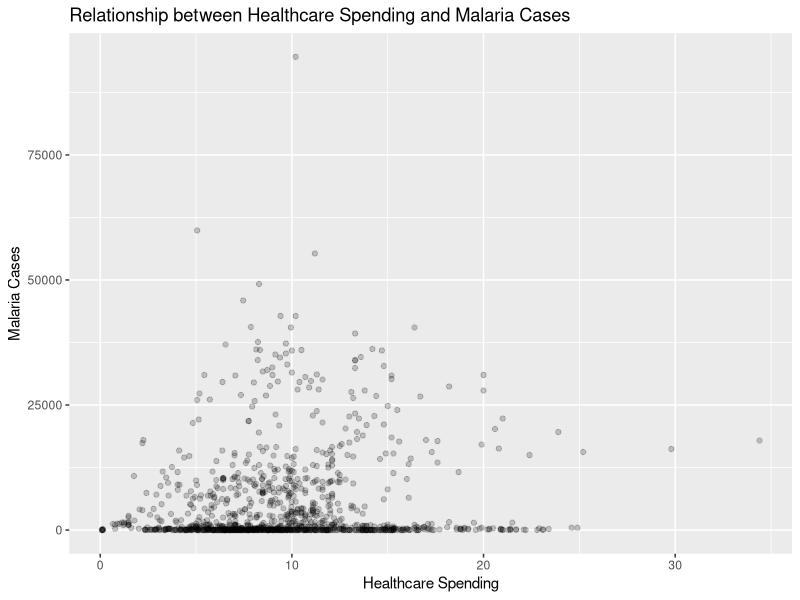
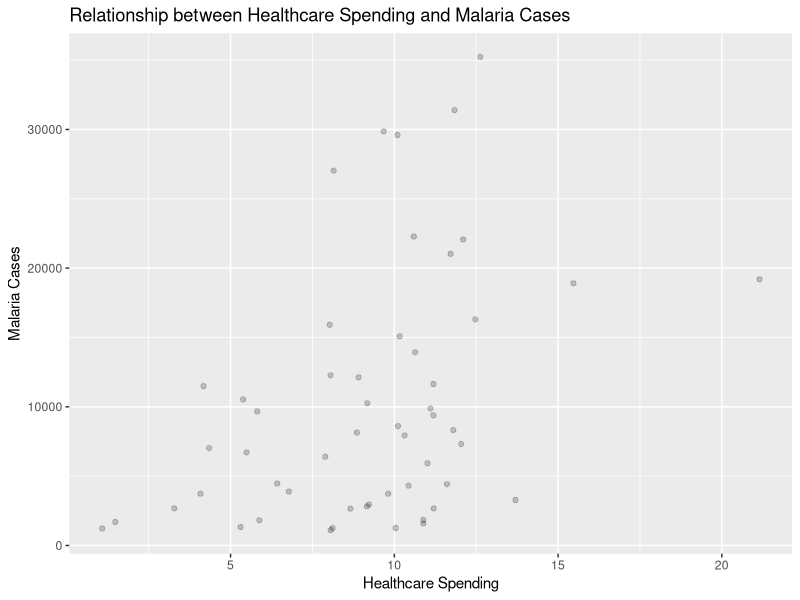
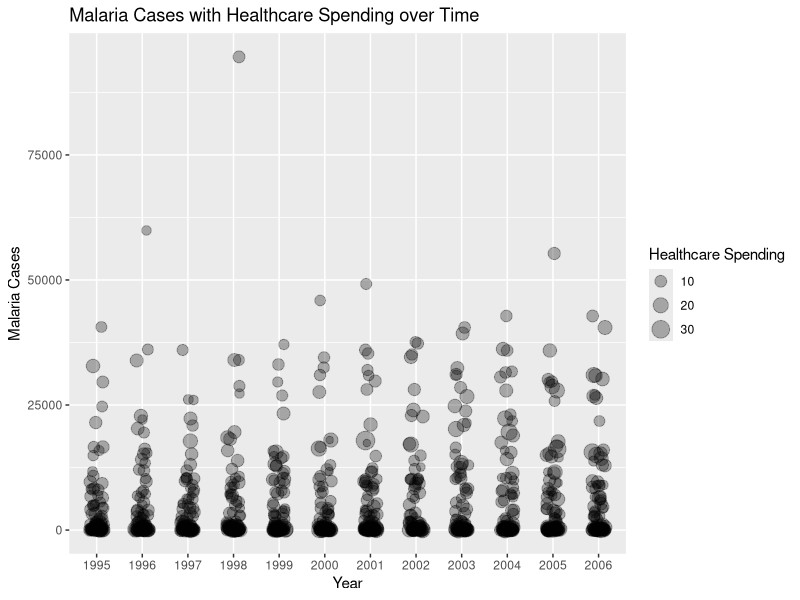
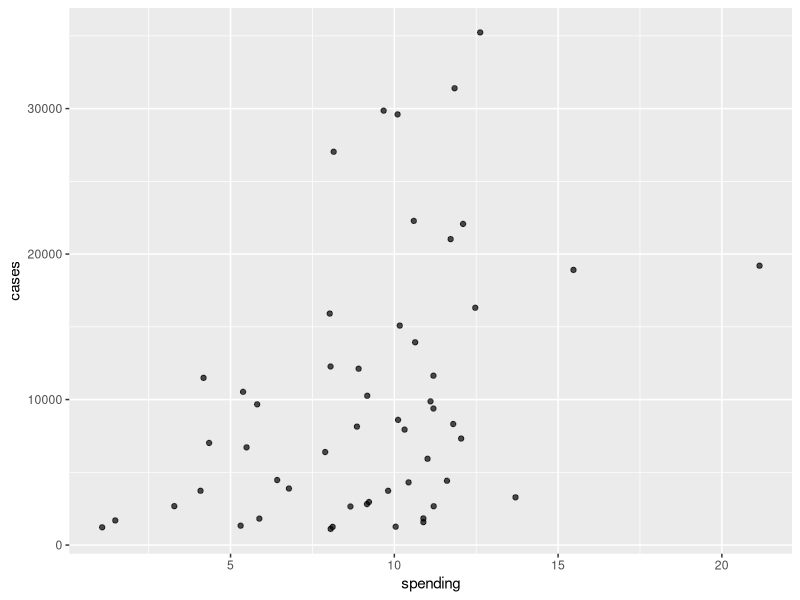
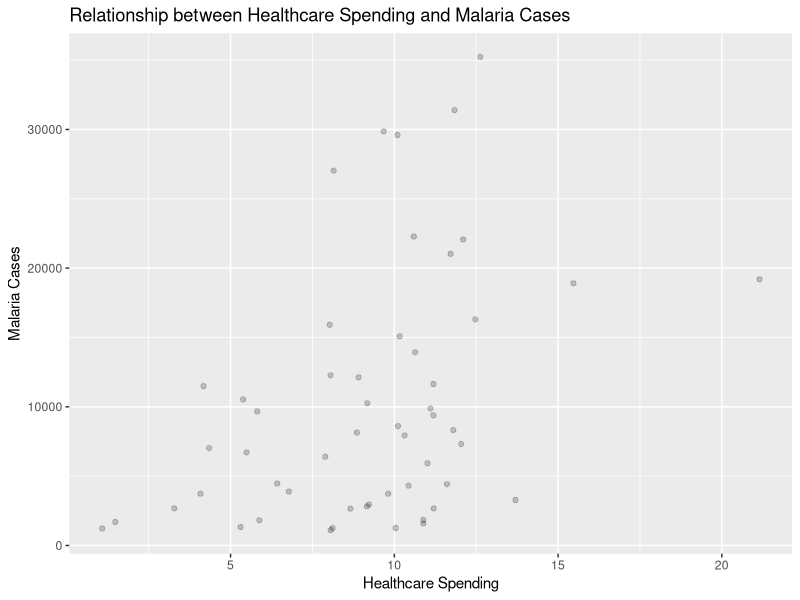
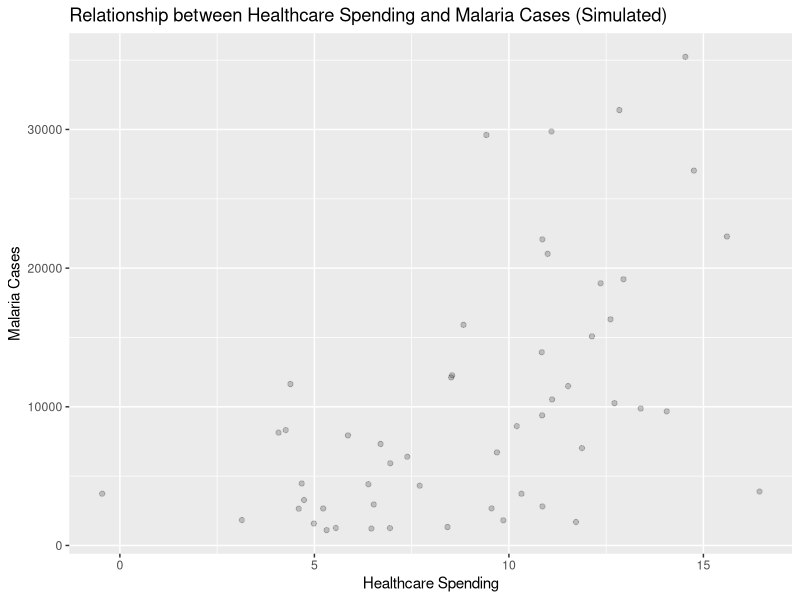

The R source for these figures, in order:
## ---- chunk 1
library(tidyverse)
library(kableExtra)
## ---- chunk 2
healthcare_expenditure = read.csv("government_health_spending_of_total_gov_spending_percent.csv")
malaria_cases = read.csv("malaria_cases_per_100000_reported.csv")

## ---- chunk 3

malaria_cases <- malaria_cases |>
  mutate(across(-country, ~ ifelse(str_detect(., "k$"), as.numeric(str_replace(., "k$", ""))*1000, as.numeric(.))))

options(scipen = 999)

## ---- chunk 4

malaria_cases <- malaria_cases |>
  pivot_longer(cols = starts_with("X"), 
               names_to = "year",
               values_to = "cases") |>
  mutate(year = str_remove(year, "X"))

## ---- chunk 5

healthcare_expenditure <- healthcare_expenditure |>
  pivot_longer(cols = starts_with("X"), 
               names_to = "year",
               values_to = "spending") |>
  mutate(year = str_remove(year, "X"))

## ---- chunk 6
# 137 entries contain NA values
data <- healthcare_expenditure |>
  inner_join(malaria_cases)
## ---- chunk 7

ggplot(data, aes(x = spending, y = cases)) +
  geom_point(alpha=0.2) +
  labs(x = "Healthcare Spending", y = "Malaria Cases") +
  ggtitle("Relationship between Healthcare Spending and Malaria Cases")


## ---- chunk 8
filtered_data <- data|>
  filter(!is.na(cases), !is.na(spending))|>
  group_by(country)|>
  summarise(spending = mean(spending, na.rm = TRUE), cases = mean(cases, na.rm = TRUE)) |> filter(cases > 1000)

## ---- chunk 9
ggplot(filtered_data, aes(x = spending, y = cases)) +
  geom_point(alpha=0.2) +
  labs(x = "Healthcare Spending", y = "Malaria Cases") +
  ggtitle("Relationship between Healthcare Spending and Malaria Cases")
## ---- chunk 10

ggplot(data, aes(x = year, y = cases, size = spending)) +
  geom_jitter(alpha=0.3, width=0.15) +
  labs(x = "Year", y = "Malaria Cases", size = "Healthcare Spending") +
  ggtitle("Malaria Cases with Healthcare Spending over Time") +
  scale_size_continuous(name = "Healthcare Spending")


## ---- chunk 11
#creating summarised data using all years
countrywise_data <- data|>
  filter(!is.na(cases), !is.na(spending))|>
  group_by(country)|>
  summarise(spending = mean(spending, na.rm = TRUE), cases = mean(cases, na.rm = TRUE)) |> filter(cases > 1000)
## ---- chunk 12
countrywise_data|>
  ggplot(aes(x=spending, y=cases))+
  geom_point(alpha=0.7)
## ---- chunk 13
model <- lm(spending ~ cases, data=countrywise_data)
summary(model)
## ---- chunk 14
response_variance <- var(countrywise_data$spending)
fitted_values <- predict(model)
fitted_values_variance <- var(fitted_values)
residuals <- residuals(model)
residuals_variance <- var(residuals)

variance_table <- data.frame(
  `Variance Type` = c("Response Values", "Fitted Values", "Residuals"),
  Variance = c(response_variance, fitted_values_variance, residuals_variance)
)

variance_table |>
  kable() |>
  kable_styling()

## ---- chunk 15
r_squared <- summary(model)$r.squared

## ---- chunk 16


predicted_values <- predict(model)

sigma_value <- sigma(model)


residuals_sd <- sqrt(residuals_variance)


simulated_values <- predicted_values + rnorm(length(predicted_values), mean = 0, sd = sigma_value)


simulated_data <- data.frame(spending = simulated_values, cases = countrywise_data$cases)




## ---- chunk 17

ggplot(filtered_data, aes(x = spending, y = cases)) +
  geom_point(alpha=0.2) +
  labs(x = "Healthcare Spending", y = "Malaria Cases") +
  ggtitle("Relationship between Healthcare Spending and Malaria Cases")


ggplot(simulated_data, aes(x = spending, y = cases)) +
  geom_point(alpha=0.2) +
  labs(x = "Healthcare Spending", y = "Malaria Cases") +
  ggtitle("Relationship between Healthcare Spending and Malaria Cases (Simulated)")
